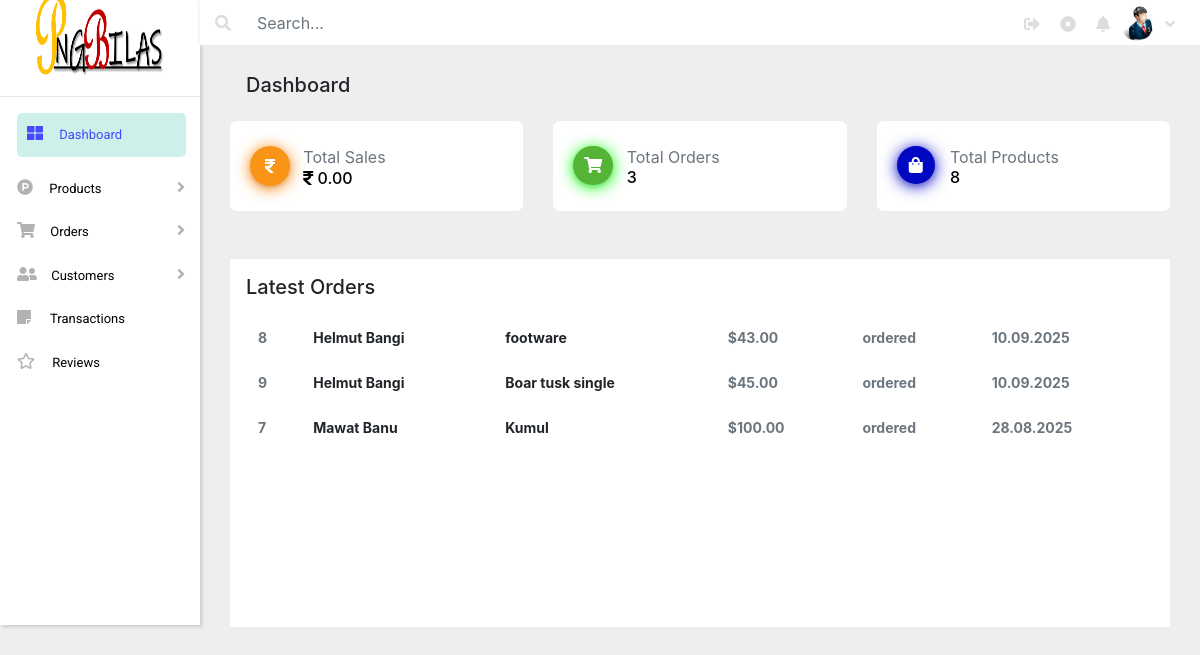
/admin/Index/index.php, run on the app's committed database.
### tables this page shows
CREATE TABLE `ordered` (
  `ID` int(10) NOT NULL,
  `customer_name` varchar(20) NOT NULL,
  `customer_mail` varchar(50) NOT NULL,
  `customer_address` varchar(100) NOT NULL,
  `product_name` varchar(30) NOT NULL,
  `product_price` int(20) NOT NULL,
  `product_image` varchar(100) NOT NULL,
  `status` varchar(20) NOT NULL DEFAULT 'ordered',
  `Delivery_Date` date NOT NULL DEFAULT current_timestamp()
);

### admin/Index/index.php (the view, shortened to what this page needs)
<!DOCTYPE html>
<html>
<head>
	<link rel="stylesheet" href="https://cdnjs.cloudflare.com/ajax/libs/font-awesome/5.10.0/css/all.min.css">
	<link rel="stylesheet" href="https://cdn.jsdelivr.net/npm/bootstrap@4.6.2/dist/css/bootstrap.min.css">
	<link rel="stylesheet" type="text/css" href="css/style.css">
</head>
<body>
<?php
include 'include/sidebar.php';
include 'include/top-header.php';
include 'Sql/config.php';
$sql_sales = "SELECT SUM(product_price) AS total_sales FROM ordered WHERE status = 'Delivered'";
$res_sales = mysqli_query($conn, $sql_sales);
$row_sales = mysqli_fetch_assoc($res_sales);
$total_sales = $row_sales['total_sales'] ?? 0;
$sql_orders = "SELECT COUNT(*) AS total_orders FROM ordered";
$res_orders = mysqli_query($conn, $sql_orders);
$row_orders = mysqli_fetch_assoc($res_orders);
$total_orders = $row_orders['total_orders'] ?? 0;
$sql_products = "SELECT COUNT(*) AS total_products FROM add_product";
$res_products = mysqli_query($conn, $sql_products);
$row_products = mysqli_fetch_assoc($res_products);
$total_products = $row_products['total_products'] ?? 0;
?>
	            <div class="container-fluid body-area mt-5">
					<div class="row mt-3">
						<div class="col-md-12 col-sm-12">
							<h5 class="pt-4 ml-3">Dashboard</h5>
						</div>
					</div>
					<div class="row">
						<div class="col-md-4 col-sm-12 card-area  mt-3">
							<div class="card">
								<div class="parent">
									<div class="icon">
										<i class="fas fa-rupee-sign"></i>
									</div>
									<div class="total-area">
										<p class="text-muted pt-4">Total Sales</p>
										<h6><i class="fas fa-rupee-sign"></i> <?php echo number_format($total_sales, 2); ?></h6>
									</div>
								</div>
							</div>
						</div>
						<div class="col-md-4 col-sm-12 card-area mt-3">
							<div class="card">
								<div class="parent">
									<div class="icon">
										<i class="fas fa-shopping-cart" id="icon"></i>
									</div>
									<div class="total-area2">
										<p class="text-muted pt-4">Total Orders</p>
										<h6> <?php echo $total_orders; ?></h6>
									</div>
								</div>
							</div>
						</div>
						<div class="col-md-4 col-sm-12 card-area mt-3">
							<div class="card">
								<div class="parent">
									<div class="icon">
										<i class="fas fa-shopping-bag" id="icon2"></i>
									</div>
									<div class="total-area2">
										<p class="text-muted pt-4">Total Products</p>
										<h6><?php echo $total_products; ?></h6>
									</div>
								</div>
							</div>
						</div>
					</div>
				<div class="col-md-12 col-sm-12 lower-area mt-5 p-3">
    <h5>Latest Orders</h5>
    <div class="table-responsive mt-3">
        <table class="table noborder">
            <tbody>
                <?php
                include 'Sql/config.php';
                $sql = "SELECT ID, customer_name, customer_mail, customer_address, product_name, product_price, product_image, status, Delivery_Date
                        FROM ordered
                        ORDER BY Delivery_Date DESC
                        LIMIT 10";
                $result = mysqli_query($conn, $sql);
                if (mysqli_num_rows($result) > 0) {
                    while ($row = mysqli_fetch_assoc($result)) {
                        $statusClass = "";
                        if ($row['status'] == "Delivered") {
                            $statusClass = "text-success'><mark class='bgs";
                        } elseif ($row['status'] == "Cancelled") {
                            $statusClass = "text-danger'><mark class='bgd";
                        } elseif ($row['status'] == "Pending") {
                            $statusClass = "text-warning'><mark class='bgw";
                        } else {
                            $statusClass = "text-muted";
                        }
                        echo "<tr>
                                <td class='text-muted'>{$row['ID']}</td>
                                <td>{$row['customer_name']}</td>
                                <td>{$row['product_name']}</td>
                                <td class='text-muted'>$" . number_format($row['product_price'], 2) . "</td>
                                <td class='{$statusClass}'>{$row['status']}</mark></td>
                                <td class='text-muted'>" . date('d.m.Y', strtotime($row['Delivery_Date'])) . "</td>
                              </tr>";
                    }
                } else {
                    echo "<tr><td colspan='7' class='text-center text-muted'>No orders found</td></tr>";
                }
                ?>
            </tbody>
        </table>
    </div>
</div>
				</div>
<?php
include 'include/footer.php';
?>

### admin/Index/css/style.css (style rules this page uses)
body { margin: 0px; padding: 0px; background-color: #eee; }
.right-top-area i { color: #DDDDDD; padding-top: 15px; }
.body-area { height: 550px; }
.lower-area { height: 368px; background-color: #fff; }
.noborder td, .noborder th { border: none !important; }
td,th { font-size: 14px; font-weight: bold; }
.card-area .card { height: 90px; background-color: #fff; border-radius: 7px; border:none; }
.parent { height: 90px; width: 100%; }
.parent .icon { height: 90px; width: 25%; float: left; }
.parent .icon i { background-color: #F99417; color: #fff; padding: 12px 15px 12px 15px; margin-left: 20px; margin-top: 25px; border-radius: 80px; box-shadow: rgba(14, 30, 37, 0.12) 0px 2px 4px 0px, rgb(255, 128, 0) 0px 2px 16px 0px; }
.parent .total-area { height: 90px; width: 75%; float: left; }
.total-area h6 { margin-top: -30px; color: #000; }
.total-area2 h6 { margin-top: -17px; color: #000; }
.total-area i { color: #000; }
#icon { background-color: #54B435; color: #fff; padding: 11px 11px 12px 11px; margin-left: 20px; margin-top: 25px; border-radius: 80px; box-shadow: rgba(14, 30, 37, 0.12) 0px 2px 4px 0px, rgb(0, 255, 0) 0px 2px 16px 0px; }
#icon2 { background-color: #0008C1; color: #fff; padding: 11px 12px 11px 12px; margin-left: 20px; margin-top: 25px; border-radius: 80px; box-shadow: rgba(14, 30, 37, 0.12) 0px 2px 4px 0px, rgb(0, 0, 204) 0px 2px 16px 0px; }

### data on the page
ordered: ID "8", customer_name "Helmut Bangi", product_name "footware", product_price "43.00", status "ordered", Delivery_Date "10.09.2025"
ordered: ID "9", customer_name "Helmut Bangi", product_name "Boar tusk single", product_price "45.00", status "ordered", Delivery_Date "10.09.2025"
ordered: ID "7", customer_name "Mawat Banu", product_name "Kumul", product_price "100.00", status "ordered", Delivery_Date "28.08.2025"

### other printed values
$total_sales "0.00"
$total_orders "3"
$total_products "8"
